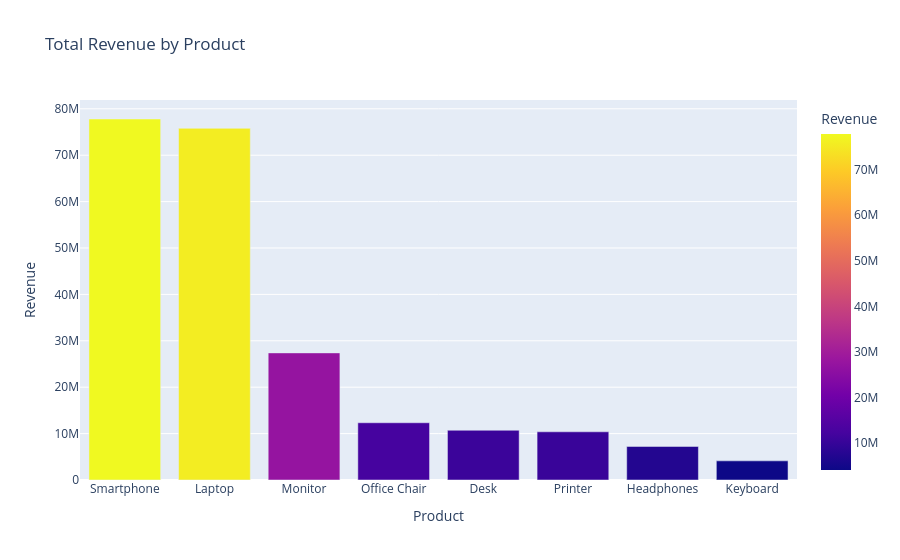

The notebook cell saved with this chart:
### Code cell
product_sales = (
    df.groupby("Product", as_index=False)["Revenue"]
    .sum()
    .sort_values("Revenue", ascending=False)
)

fig = px.bar(
    product_sales,
    x="Product",
    y="Revenue",
    color="Revenue",
    title="Total Revenue by Product"
)

fig.show()

### Figure 1 — Plotly figure (JSON) as saved in the notebook; plotly's stock layout.template omitted (floating-point values rounded to 4 significant figures)
{"data": [{"hovertemplate": "Product=%{x}<br>Revenue=%{marker.color}<extra></extra>", "legendgroup": "", "marker": {"color": [77800000.0, 75800000.0, 27390000.0, 12340000.0, 10720000.0, 10390000.0, 7231000.0, 4127000.0], "coloraxis": "coloraxis", "pattern": {"shape": ""}}, "name": "", "orientation": "v", "showlegend": false, "textposition": "auto", "type": "bar", "x": ["Smartphone", "Laptop", "Monitor", "Office Chair", "Desk", "Printer", "Headphones", "Keyboard"], "xaxis": "x", "y": [77800000.0, 75800000.0, 27390000.0, 12340000.0, 10720000.0, 10390000.0, 7231000.0, 4127000.0], "yaxis": "y"}], "layout": {"barmode": "relative", "coloraxis": {"colorbar": {"title": {"text": "Revenue"}}, "colorscale": [[0, "#0d0887"], [0.1111, "#46039f"], [0.2222, "#7201a8"], [0.3333, "#9c179e"], [0.4444, "#bd3786"], [0.5556, "#d8576b"], [0.6667, "#ed7953"], [0.7778, "#fb9f3a"], [0.8889, "#fdca26"], [1, "#f0f921"]]}, "legend": {"tracegroupgap": 0}, "title": {"text": "Total Revenue by Product"}, "xaxis": {"anchor": "y", "domain": [0, 1], "title": {"text": "Product"}}, "yaxis": {"anchor": "x", "domain": [0, 1], "title": {"text": "Revenue"}}}}
